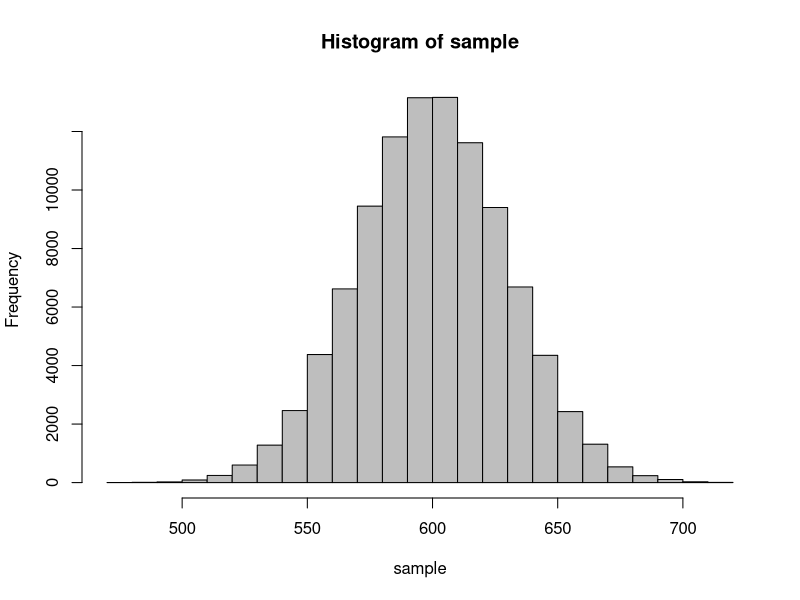
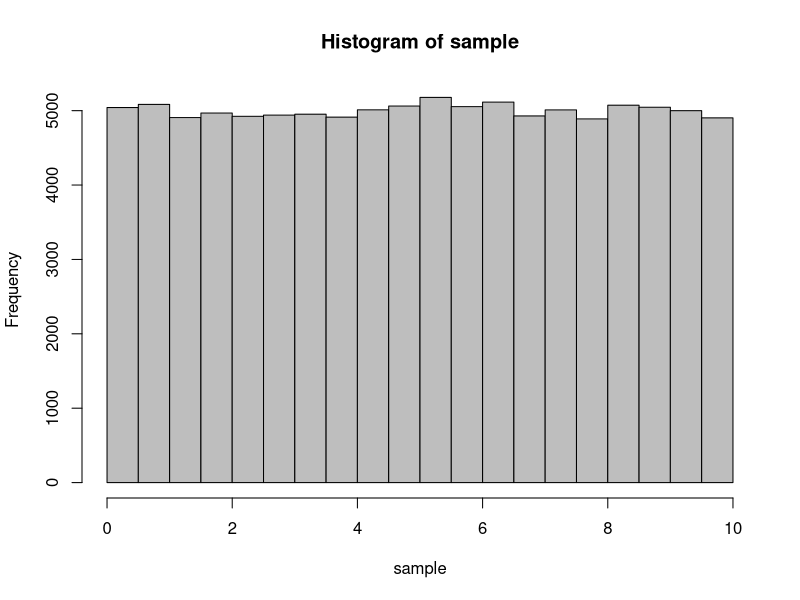
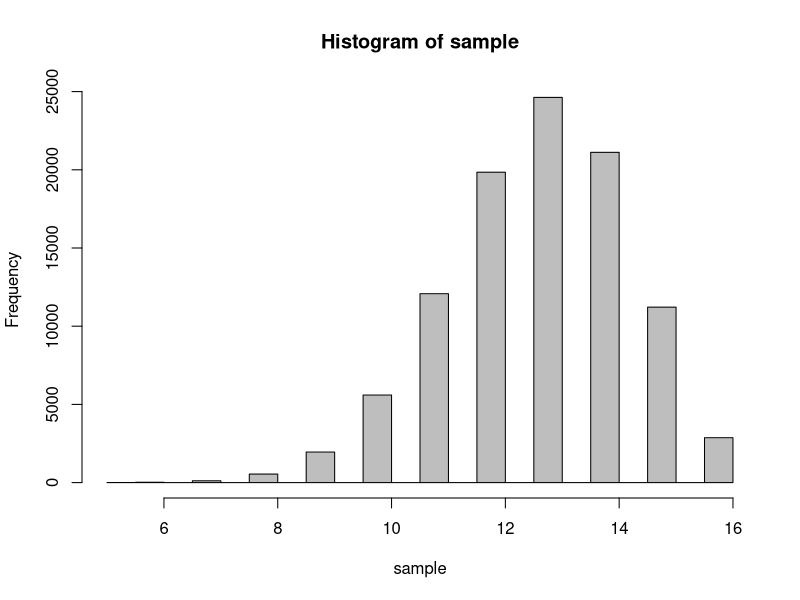
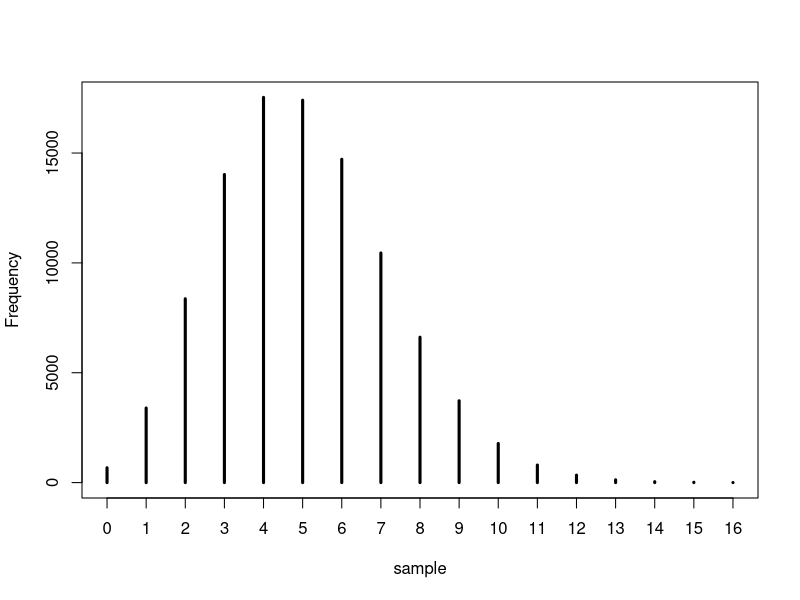

Write R code to recreate these figures, in order. (Note: this script raises an error after producing the figures.)
# Chapter 6

# normal distribution examples

# Specification in BUGs : 
# x ~dnorm(mean,tau)#notetau=1/variance

n <- 100000  # Sample Size
mu <- mean <- 600  # Body mass of pelegrines
sd <- st.dev <- 30  # SD of body mass of pelegrines

sample <- rnorm(n = n, mean = mu, sd = sd)
hist(sample,col="grey")

# uniform distribution

# Specification in BUGs : 
# x ~dunif(lower,upper)

n <- 100000 # Samplesize
a <- lower.limit <- 0
b <- upper.limit <- 10

sample <- runif(n = n, min = a, max = b)
hist(sample, col = "grey")

# bionomial distribution

# Specification in BUGs :
# x ~dbin(p,N) # Note order of parameters!
# x ~dbern(p)

n <- 100000 # Samplesize
N <- 16 # Number of individuals that flip the coin
p <- 0.8 # Probability of being counted (seen), dead or a male
sample <- rbinom(n = n, size = N, prob= p)
hist(sample, col = "grey")

# poisson distribution

# Specification in BUGs : 
# x ~dpois(lambda)

n <- 100000 # Samplesize
lambda <- 5 #Average#individualspersample,density
sample <- rpois(n = n, lambda = lambda)
plot(table(sample), lwd = 3, ylab = "Frequency")

######################################################################

# 6.3 Snake Example

# Dataset
mass <- c(6, 8,5,7,9,11)
pop <- factor(c(1,1,2,2,3,3))
region <- factor(c(1,1,1,1,2,2))
hab <- factor(c(1,2,3,1,2,3))
svl <- c(40, 45,39,50,52,57)

# 6.3.1. The model of the mean
lm(mass ~ 1)

model.matrix(mass~1)

# Model of the mean in Jags
model <- "
model {
  for(i in 1:nobs){
  # Likelihood
  mass[i] ~ dnorm(mean, tau)
  }
  # Priors
  mean ~ dunif(0,100)
  tau <- 1 / vari #
  vari <- sd * sd
  sd ~ dunif(0,10)
}"
model.spec <- textConnection(model)

Data <- list(mass = mass, nobs = length(mass))
inits.fn <- list(mean = runif(0,100), sd = runif(0,10))
jagsModel <- jags.model(file= model.spec,
                        data=Data,
                        init = inits.fn,
                        n.chains = 3, 
                        n.adapt = 100)
para.names <- c("mean", "vari", "sd")
Samples <- coda.samples(jagsModel, 
                        variable.names = para.names, 
                        n.iter = 1000)
plot(Samples)
summary(Samples)

# 6.3.2. t-Test
lm(mass ~ region)

model.matrix(~region)

lm(mass~region)

model.matrix(~region-1)

lm(mass~region-1)

# 6.3.3. Simple linear regression
lm(mass ~ svl)

model.matrix(~svl)

lm(mass~svl)

model.matrix(~svl-1)

lm(mass~svl-1)

# 6.3.4. One-way analysis of variance (one-way ANOVA)
lm(mass ~ pop)

model.matrix(~pop)

model.matrix(~pop-1)

lm(mass~pop)				# Effects parameterization (R default)

lm(mass~pop-1)				# Means parameterization


# 6.3.5. Two-way analysis of variance (two-way ANOVA)
lm(mass ~ region + hab)

model.matrix(~region + hab)

lm(mass ~ region * hab)

model.matrix(~region * hab)

lm(mass ~ region * hab-1-region-hab)

model.matrix(~ region * hab-1-region-hab)


# 6.3.6. Analysis of covariance (ANCOVA)
lm(mass ~ pop + svl)			# Additive model
lm(mass ~ pop * svl)			# Interactive model
lm(mass ~ pop + svl + pop:svl) 	# Same, R's way of specifying the interaction term

model.matrix(lm(mass ~ pop + svl))	# Additive model

model.matrix(lm(mass ~ pop * svl))	# Interactive model

model.matrix(lm(mass ~ pop + svl-1))	# Additive model

model.matrix(lm(mass ~ (pop * svl - 1 - svl))) # Interactive model

lm(mass ~ pop + svl)

fm <- lm(mass ~ pop + svl)		# Refit model
plot(svl, mass, col = c(rep("red", 2), rep("blue", 2), rep("green", 2)))
abline(fm$coef[1], fm$coef[4], col = "red")
abline(fm$coef[1]+ fm$coef[2], fm$coef[4], col = "blue")
abline(fm$coef[1]+ fm$coef[3], fm$coef[4], col = "green")

lm(mass ~ pop * svl)

fm <- lm(mass ~ pop * svl)		# Refit model
plot(svl, mass, col = c(rep("red", 2), rep("blue", 2), rep("green", 2)))
abline(fm$coef[1], fm$coef[4], col = "red")
abline(fm$coef[1]+ fm$coef[2], fm$coef[4] + fm$coef[5], col = "blue")
abline(fm$coef[1]+ fm$coef[3], fm$coef[4] + fm$coef[6], col = "green")

# mean parameterization
lm(mass ~ pop + svl-1)

lm(mass ~ pop * svl-1 - svl)